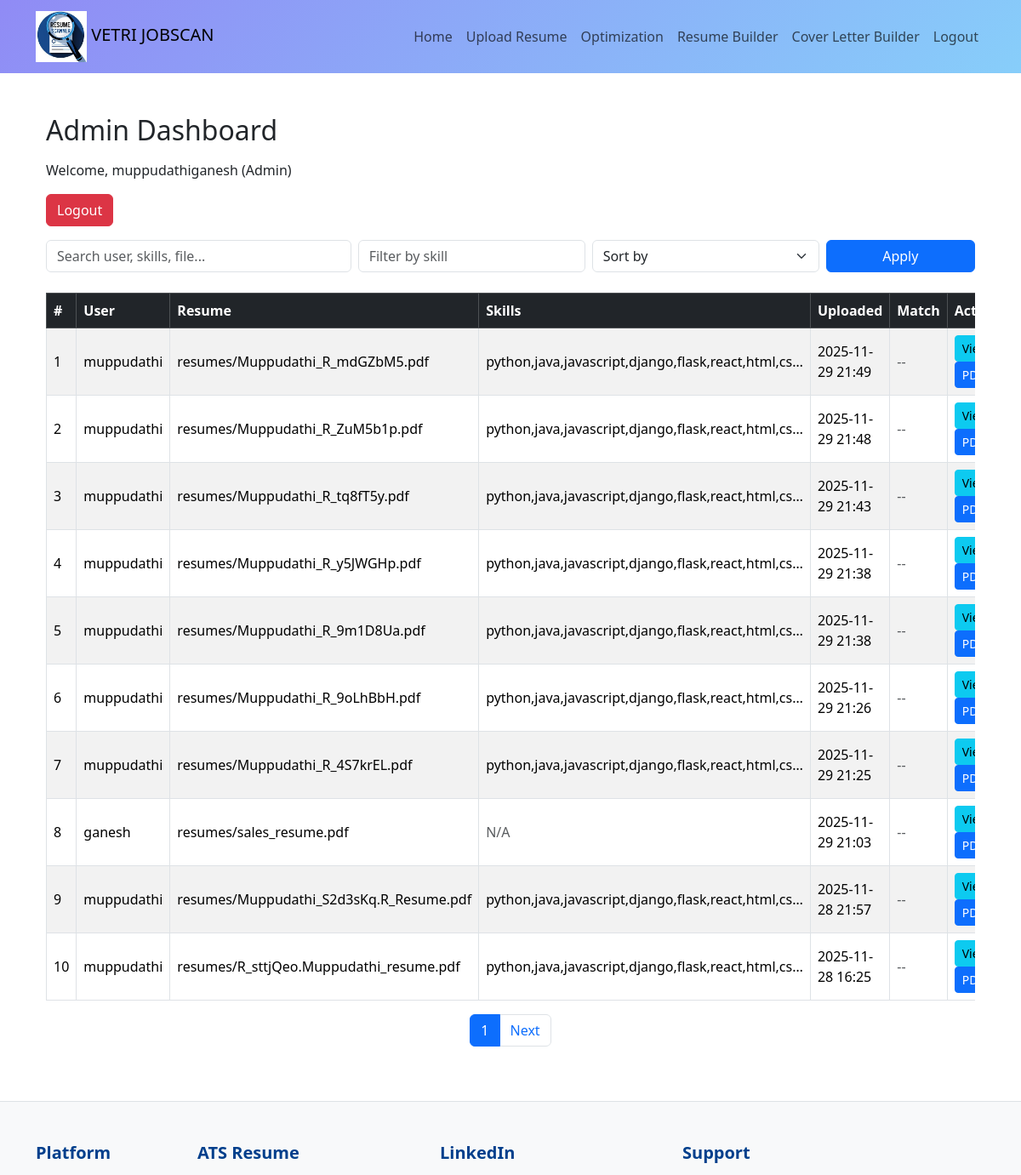
The app's page /admin_dashboard/ (signed in, upper part), older data.
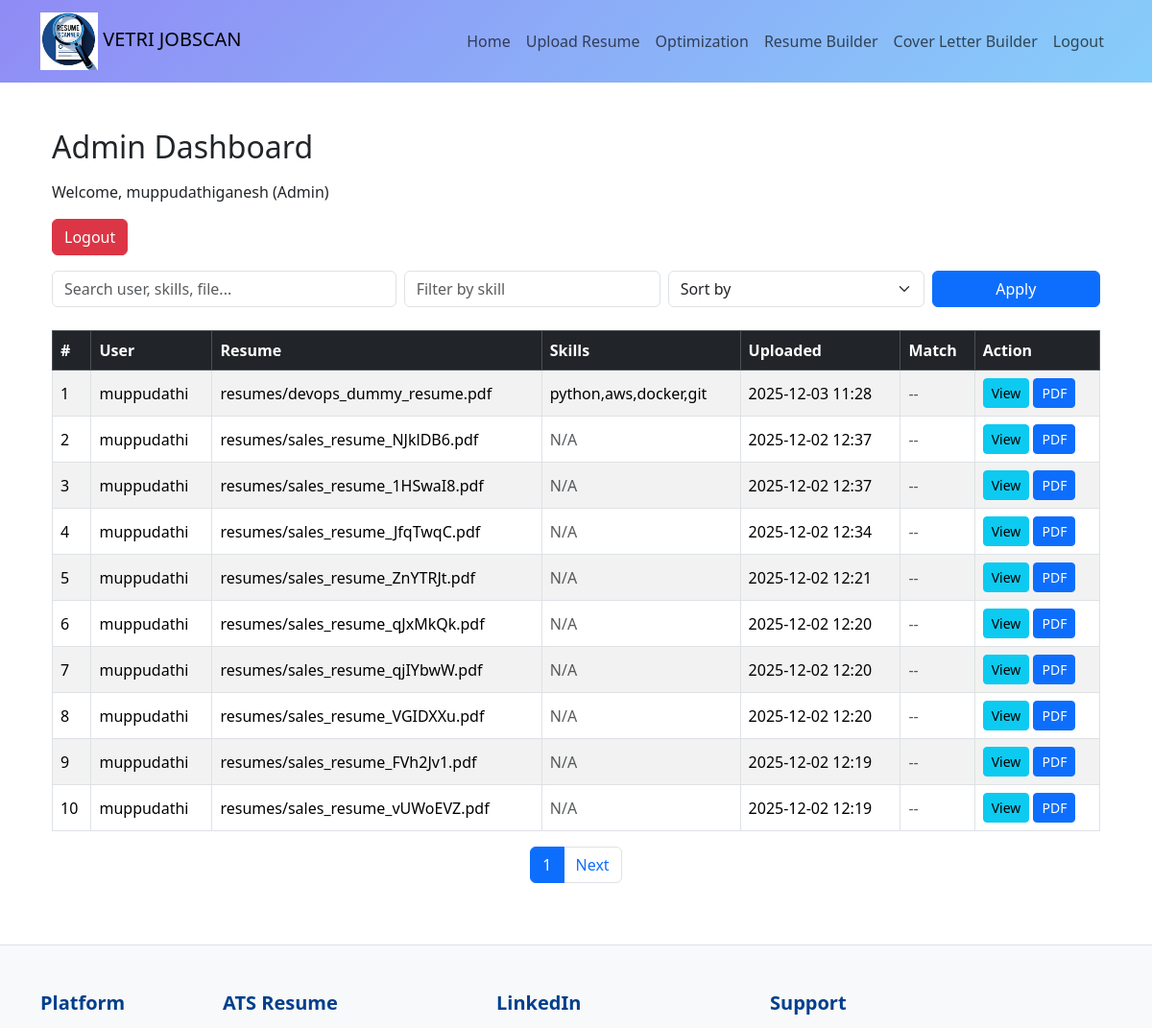
The same page, newer data.
### core/models.py (models this page shows, shortened)
class Resume(models.Model):
    user = models.ForeignKey(User, on_delete=models.CASCADE)
    file = models.FileField(upload_to="resumes/")
    extracted_text = models.TextField(null=True, blank=True)
    skills = models.TextField(null=True, blank=True)
    experience = models.TextField(null=True, blank=True)   # extracted experience
    education = models.TextField(null=True, blank=True)    # extracted education
    parsed_json = models.JSONField(null=True, blank=True)  # structured parse output
    created_at = models.DateTimeField(auto_now_add=True)

### core/views.py (the view, shortened to what this page needs)
# urls.py: path("admin_dashboard/", views.admin_dashboard, name="admin_dashboard"),
@login_required
@user_passes_test(lambda u: u.is_staff)
def admin_dashboard(request):
    search_query = request.GET.get("search", "").strip()
    skill_filter = request.GET.get("skill", "").strip().lower()
    sort_by = request.GET.get("sort", "")
    resumes = Resume.objects.all().order_by("-created_at")
    if skill_filter:
     resumes = resumes.filter(skills__iregex=rf"\b{skill_filter}\b")
    def compute_match_rate(resume):
        if not skill_filter:
            return 0
        skills_list = (resume.skills or "").lower().split(",")
        return 100 if skill_filter in skills_list else 0
    for r in resumes:
        r.match_rate = compute_match_rate(r)
    if sort_by == "match_high":
        resumes = sorted(resumes, key=lambda x: x.match_rate, reverse=True)
    elif sort_by == "match_low":
        resumes = sorted(resumes, key=lambda x: x.match_rate)
    paginator = Paginator(resumes, 10)
    page_number = request.GET.get("page")
    resumes_page = paginator.get_page(page_number)
    return render(request, "admin_dashboard.html", {
        "resumes": resumes_page,
        "search_query": search_query,
        "skill_filter": skill_filter,
        "sort_by": sort_by,
    })

### core/templates/admin_dashboard.html (shortened to what this page needs)
{% extends "base.html" %}
{% load static %}
{% block content %}
<div class="container py-4">
    <h2 class="mb-3">Admin Dashboard</h2>
    <p>Welcome, {{ request.user.username }} (Admin)</p>
    <a href="{% url 'logout' %}" class="btn btn-danger mb-3">Logout</a>
    <form method="get" class="row mb-4 g-2">
        <div class="col-md-4">
            <input type="text" name="search" class="form-control"
                   placeholder="Search user, skills, file..."
                   value="{{ search_query }}">
        </div>
        <div class="col-md-3">
            <input type="text" name="skill" class="form-control"
                   placeholder="Filter by skill"
                   value="{{ skill_filter }}">
        </div>
        <div class="col-md-3">
            <select name="sort" class="form-select">
                <option value="">Sort by</option>
            </select>
        </div>
        <div class="col-md-2">
            <button class="btn btn-primary w-100">Apply</button>
        </div>
    </form>
    {% if resumes %}
    <div class="table-responsive">
        <table class="table table-bordered table-striped align-middle">
            <thead class="table-dark">
                <tr>
                    <th>#</th>
                    <th>User</th>
                    <th>Resume</th>
                    <th>Skills</th>
                    <th>Uploaded</th>
                    <th>Match</th>
                    <th>Action</th>
                </tr>
            </thead>
            <tbody>
                {% for resume in resumes %}
                <tr>
                    <td>{{ forloop.counter }}</td>
                    <td>{{ resume.user.username }}</td>
                    <td>{{ resume.file.name|slice:":40" }}{% if resume.file.name|length > 40 %}...{% endif %}</td>
                    <td>
                        {% if resume.skills %}
                            {{ resume.skills|truncatechars:50 }}
                        {% else %}
                            <span class="text-muted">N/A</span>
                        {% endif %}
                    </td>
                    <td>{{ resume.created_at|date:"Y-m-d H:i" }}</td>
                    <td>
                        {% if resume.match_rate %}
                            <strong>{{ resume.match_rate }}%</strong>
                        {% else %}
                            <span class="text-muted">--</span>
                        {% endif %}
                    </td>
                    <td>
                        <a href="{% url 'resume_detail' resume.pk %}" class="btn btn-sm btn-info">View</a>
                        <a href="{% url 'resume_download' resume.pk %}" class="btn btn-sm btn-primary">PDF</a>
                    </td>
                </tr>
                {% endfor %}
            </tbody>
        </table>
    </div>
    <nav>
        <ul class="pagination justify-content-center">
            <li class="page-item active"><span class="page-link">{{ resumes.number }}</span></li>
            {% if resumes.has_next %}
                <li class="page-item"><a class="page-link" href="?page={{ resumes.next_page_number }}">Next</a></li>
            {% endif %}
        </ul>
    </nav>
    {% else %}
        <p>No resumes found.</p>
    {% endif %}
</div>
{% endblock %}

Row changes from the older to the newer data that the page shows:
no longer on this page (row unchanged): Resume: user.username "muppudathi", file.name "resumes/Muppudathi_R_mdGZbM5.pdf", skills "python,java,javascript,django,flask,react,html,cs…", created_at "2025-11-29 21:49"
no longer on this page (row unchanged): Resume: user.username "muppudathi", file.name "resumes/Muppudathi_R_ZuM5b1p.pdf", skills "python,java,javascript,django,flask,react,html,cs…", created_at "2025-11-29 21:48"
no longer on this page (row unchanged): Resume: user.username "muppudathi", file.name "resumes/Muppudathi_R_tq8fT5y.pdf", skills "python,java,javascript,django,flask,react,html,cs…", created_at "2025-11-29 21:43"
no longer on this page (row unchanged): Resume: user.username "muppudathi", file.name "resumes/Muppudathi_R_y5JWGHp.pdf", skills "python,java,javascript,django,flask,react,html,cs…", created_at "2025-11-29 21:38"
no longer on this page (row unchanged): Resume: user.username "muppudathi", file.name "resumes/Muppudathi_R_9m1D8Ua.pdf", skills "python,java,javascript,django,flask,react,html,cs…", created_at "2025-11-29 21:38"
no longer on this page (row unchanged): Resume: user.username "muppudathi", file.name "resumes/Muppudathi_R_9oLhBbH.pdf", skills "python,java,javascript,django,flask,react,html,cs…", created_at "2025-11-29 21:26"
no longer on this page (row unchanged): Resume: user.username "muppudathi", file.name "resumes/Muppudathi_R_4S7krEL.pdf", skills "python,java,javascript,django,flask,react,html,cs…", created_at "2025-11-29 21:25"
no longer on this page (row unchanged): Resume: user.username "ganesh", file.name "resumes/sales_resume.pdf", skills "N/A", created_at "2025-11-29 21:03"
no longer on this page (row unchanged): Resume: user.username "muppudathi", file.name "resumes/Muppudathi_S2d3sKq.R_Resume.pdf", skills "python,java,javascript,django,flask,react,html,cs…", created_at "2025-11-28 21:57"
no longer on this page (row unchanged): Resume: user.username "muppudathi", file.name "resumes/R_sttjQeo.Muppudathi_resume.pdf", skills "python,java,javascript,django,flask,react,html,cs…", created_at "2025-11-28 16:25"
added Resume: user.username "muppudathi", file.name "resumes/devops_dummy_resume.pdf", skills "python,aws,docker,git", created_at "2025-12-03 11:28"
added Resume: user.username "muppudathi", file.name "resumes/sales_resume_NJklDB6.pdf", skills "N/A", created_at "2025-12-02 12:37"
added Resume: user.username "muppudathi", file.name "resumes/sales_resume_1HSwaI8.pdf", skills "N/A", created_at "2025-12-02 12:37"
added Resume: user.username "muppudathi", file.name "resumes/sales_resume_JfqTwqC.pdf", skills "N/A", created_at "2025-12-02 12:34"
added Resume: user.username "muppudathi", file.name "resumes/sales_resume_ZnYTRJt.pdf", skills "N/A", created_at "2025-12-02 12:21"
added Resume: user.username "muppudathi", file.name "resumes/sales_resume_qJxMkQk.pdf", skills "N/A", created_at "2025-12-02 12:20"
added Resume: user.username "muppudathi", file.name "resumes/sales_resume_qjIYbwW.pdf", skills "N/A", created_at "2025-12-02 12:20"
added Resume: user.username "muppudathi", file.name "resumes/sales_resume_VGIDXXu.pdf", skills "N/A", created_at "2025-12-02 12:20"
added Resume: user.username "muppudathi", file.name "resumes/sales_resume_FVh2Jv1.pdf", skills "N/A", created_at "2025-12-02 12:19"
added Resume: user.username "muppudathi", file.name "resumes/sales_resume_vUWoEVZ.pdf", skills "N/A", created_at "2025-12-02 12:19"
